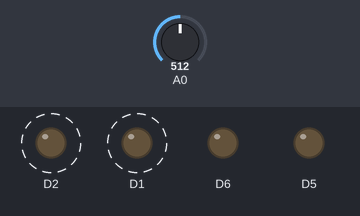
Simulated run of this sketch. Board: ESP8266 (NodeMCU). Parts: output pins drawn as LEDs (lit = HIGH). Dashed ring = blinking. Inputs (shaded band) come from the test bench; at power-on: A0 = 512. What the sketch prints to the serial monitor is not drawn.

Above: at 0.02 s.
Timing chart, 0 to 3.0 s (numbered marks = the images above):
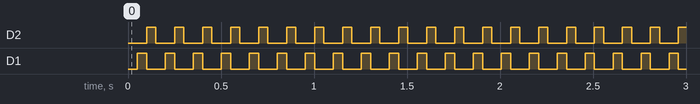

The sketch:

adxl_345_with_nodemcu.ino
```cpp
void setup() {
  pinMode(D1,OUTPUT);
  pinMode(D2,OUTPUT);
  pinMode(D5,OUTPUT);
  pinMode(D6,OUTPUT);
Serial.begin(115200);
}

void loop() {
digitalWrite(D1,LOW);
digitalWrite(D2,LOW);
digitalWrite(D5,LOW);
digitalWrite(D6,LOW);
delay(50);
Serial.print(analogRead(A0));
Serial.print(",");
digitalWrite(D1,HIGH);
digitalWrite(D2,LOW);
digitalWrite(D5,LOW);
digitalWrite(D6,LOW);
delay(50);
Serial.print(analogRead(A0));
Serial.print(",");
digitalWrite(D1,LOW);
digitalWrite(D2,HIGH);
digitalWrite(D5,LOW);
digitalWrite(D6,LOW);
delay(50);
Serial.println(analogRead(A0));
}
```

Measured:
- by itself, D2, D1: alternates HIGH for 0.05 s and LOW for 0.10 s
